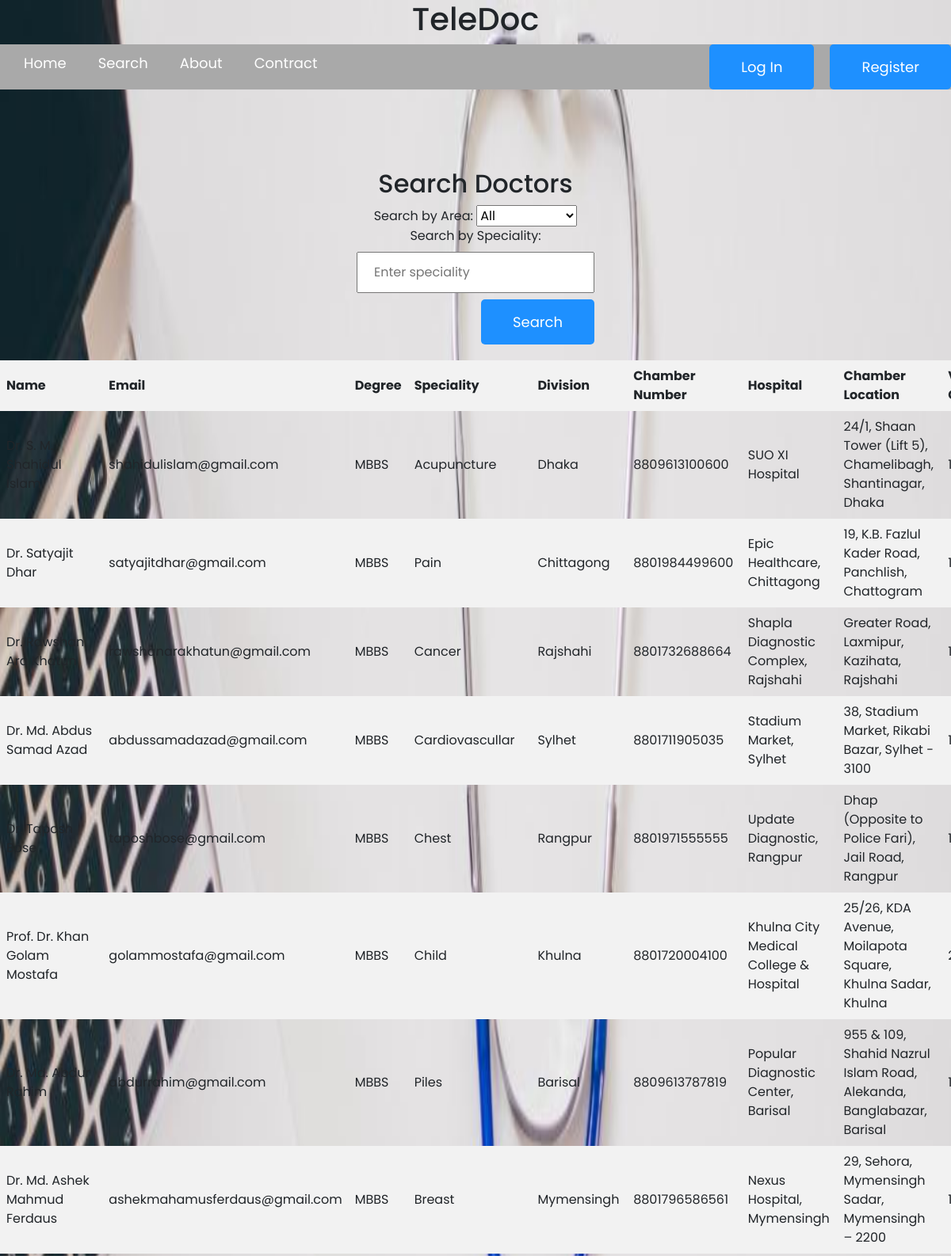
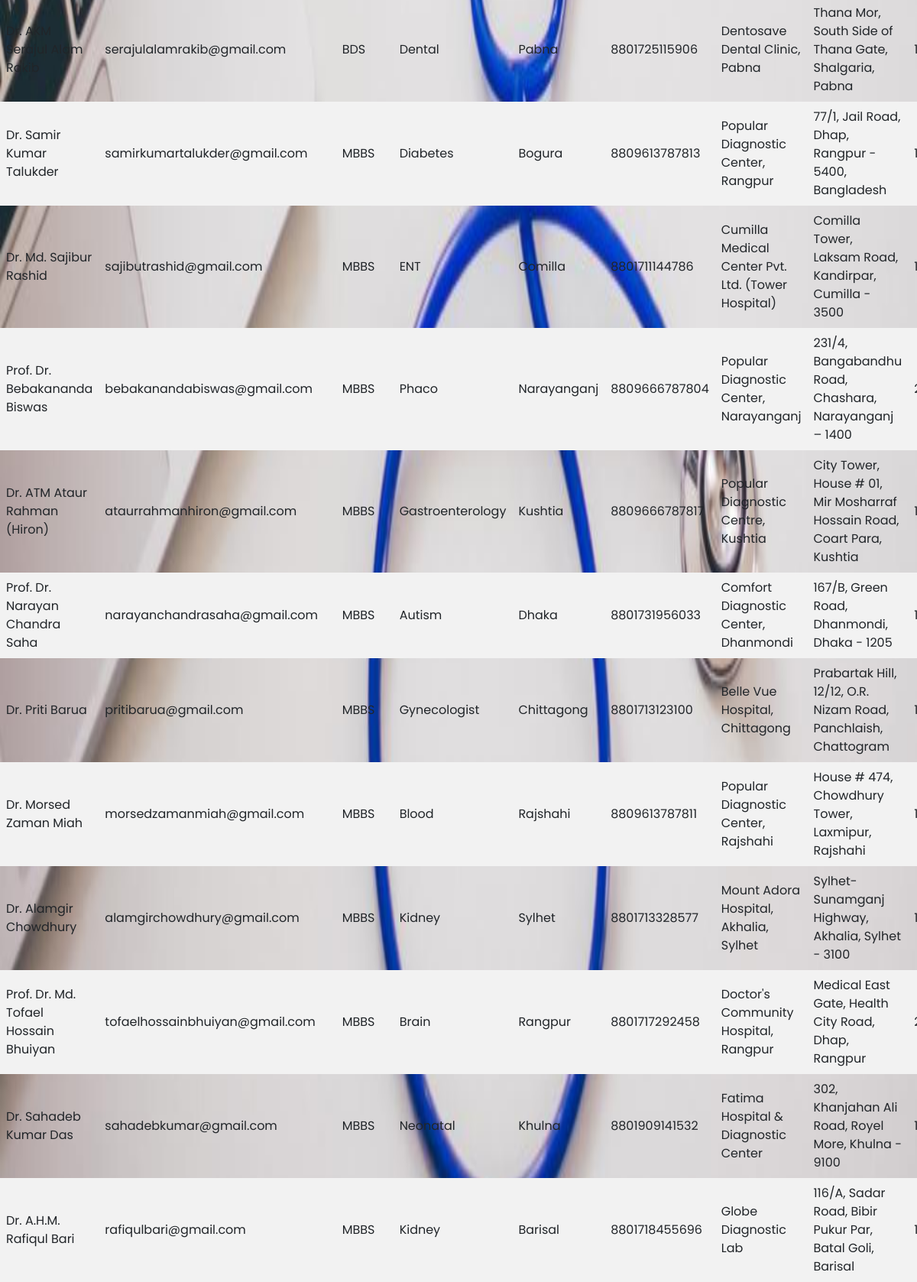
Screenshot of /search.php with the database file from the repository (2 pictures, top to bottom).
### tables this page shows
CREATE TABLE `doctor` (
  `IndexNumber` int(11) NOT NULL,
  `Name` varchar(255) DEFAULT NULL,
  `Email` varchar(255) DEFAULT NULL,
  `Password` varchar(255) DEFAULT NULL,
  `Degree` varchar(50) DEFAULT NULL,
  `Speciality` varchar(100) DEFAULT NULL,
  `Division` varchar(50) DEFAULT NULL,
  `ChamberNumber` varchar(20) DEFAULT NULL,
  `Hospital` varchar(255) DEFAULT NULL,
  `ChamberLocation` varchar(255) DEFAULT NULL,
  `TimeStart` time DEFAULT NULL,
  `TimeEnd` time DEFAULT NULL,
  `VisitCharge` int(11) DEFAULT NULL
);

### connection.php (called while the page is built)
<?php
class Teledoc {
    public static function connect() {
        try {
            $con = new PDO('mysql:host=localhost;dbname=teledoc;port=3308', 'root', '');
            $con->setAttribute(PDO::ATTR_ERRMODE, PDO::ERRMODE_EXCEPTION);
            return $con;
        } catch(PDOException $e) {
            echo 'Error: ' . $e->getMessage();
            return null;
        }
    }
}
?>

### search.php (the view, shortened to what this page needs)
<?php
require_once('./connection.php');
class Doctor
{
    protected $db;
    public function __construct($db)
    {
        $this->db = $db;
    }
    public function getAllDoctors()
    {
        $stmt = $this->db->prepare("SELECT * FROM doctor");
        $stmt->execute();
        return $stmt->fetchAll(PDO::FETCH_ASSOC);
    }
}
$doctor = new Doctor(Teledoc::connect());
if ($_SERVER["REQUEST_METHOD"] == "POST") {
    $area = isset($_POST['area']) ? $_POST['area'] : "";
    $speciality = isset($_POST['speciality']) ? $_POST['speciality'] : "";
    $doctors = $doctor->searchDoctors($area, $speciality);
} else {
    $doctors = $doctor->getAllDoctors();
}
?>
<!DOCTYPE html>
<html lang="en">
<head>
    <link rel="stylesheet" href="design.css">
</head>
<body>
    <?php require("background.php"); ?>
    <h1>TeleDoc</h1>
    <nav>
        <ul>
            <li><a href="index.php">Home</a></li>
            <li><a href="search.php">Search</a></li>
            <li><a href="#">About</a></li>
            <li><a href="#">Contract</a></li>
            <?php if(isset($_SESSION['username'])): ?>
                <li><a href="logout.php" class="large-button">Logout (<?= $_SESSION['username'] ?>)</a></li>
            <?php else: ?>
                <li><a href="register.php" class="large-button">Register</a></li>
                <li><a href="login.php" class="large-button">Log In</a></li>
            <?php endif; ?>
        </ul>
    </nav>
    <div class="container">
        <h2>Search Doctors</h2>
        <form action="search.php" method="post">
            <label for="area">Search by Area:</label>
            <select name="area" id="area">
                <option value="" default>All</option>
            </select>
            <label for="speciality">Search by Speciality:</label>
            <input type="text" name="speciality" id="speciality" placeholder="Enter speciality" value="<?php if(isset($_POST['speciality'])) echo $_POST['speciality']; ?>">
            <button type="submit" class="large-button">Search</button>
        </form>
    </div>
    <div class="table-responsive">
        <table>
            <thead>
                <tr>
                    <th>Name</th>
                    <th>Email</th>
                    <th>Degree</th>
                    <th>Speciality</th>
                    <th>Division</th>
                    <th>Chamber Number</th>
                    <th>Hospital</th>
                    <th>Chamber Location</th>
                    <th>Visit Charge</th>
                </tr>
            </thead>
            <tbody>
                <?php foreach ($doctors as $index => $doctor) : ?>
                    <tr>
                        <td><?php echo $doctor['Name']; ?></td>
                        <td><?php echo $doctor['Email']; ?></td>
                        <td><?php echo $doctor['Degree']; ?></td>
                        <td><?php echo $doctor['Speciality']; ?></td>
                        <td><?php echo $doctor['Division']; ?></td>
                        <td><?php echo $doctor['ChamberNumber']; ?></td>
                        <td><?php echo $doctor['Hospital']; ?></td>
                        <td><?php echo $doctor['ChamberLocation']; ?></td>
                        <td><?php echo $doctor['VisitCharge']; ?></td>
                    </tr>
                <?php endforeach; ?>
            </tbody>
        </table>
    </div>
</body>
</html>

### css/design.css (style rules this page uses)
* { box-sizing: border-box; font-family: 'Poppins',sans-serif; }
head,body { margin: 0; padding: 0; height: 100%; }
h1 { text-align: center; }
nav ul { list-style-type: none; background-color: darkgrey; padding: 0; margin: 0; overflow: hidden; }
nav a { color: white; text-decoration: none; padding: 10px; display: block; text-align: right; font-size: 18px; margin-left: 20px; float: left; }
.large-button { text-align: right; padding: 20px; color: ghostwhite; font-size: 25px; float: right; }
.container { display: flex; flex-direction: column; align-items: center; height: 100%; margin: 20px auto; margin-top: 100px; }
form { width: 300px; text-align: center; }
form input { width: 100%; padding: 10px; box-sizing: border-box; }
.large-button { padding: 15px 40px; font-size: 18px; border: none; background-color: dodgerblue; color: white; cursor: pointer; border-radius: 5px; transition: background-color 0.3s ease; }
table { width: 100%; border-collapse: collapse; }
th, td { border: 1px solid #ddd; padding: 8px; text-align: left; }
th { background-color: #f2f2f2; }
tr:nth-child(even) { background-color: #f2f2f2; }
input[type=text] { width: 100%; padding: 12px 20px; margin: 8px 0; box-sizing: border-box; }

### rows the page displays
doctor: Name "Dr. S. M. Shahidul Islam", Email "shahidulislam@gmail.com", Degree "MBBS", Speciality "Acupuncture", Division "Dhaka", ChamberNumber "8809613100600", Hospital "SUO XI Hospital", ChamberLocation "24/1, Shaan Tower (Lift 5), Chamelibagh, Shantinagar, Dhaka"
doctor: Name "Dr. Satyajit Dhar", Email "satyajitdhar@gmail.com", Degree "MBBS", Speciality "Pain", Division "Chittagong", ChamberNumber "8801984499600", Hospital "Epic Healthcare, Chittagong", ChamberLocation "19, K.B. Fazlul Kader Road, Panchlish, Chattogram"
doctor: Name "Dr. Rawshan Ara Khatun", Email "rawshanarakhatun@gmail.com", Degree "MBBS", Speciality "Cancer", Division "Rajshahi", ChamberNumber "8801732688664", Hospital "Shapla Diagnostic Complex, Rajshahi", ChamberLocation "Greater Road, Laxmipur, Kazihata, Rajshahi"
doctor: Name "Dr. Md. Abdus Samad Azad", Email "abdussamadazad@gmail.com", Degree "MBBS", Speciality "Cardiovascullar", Division "Sylhet", ChamberNumber "8801711905035", Hospital "Stadium Market, Sylhet", ChamberLocation "38, Stadium Market, Rikabi Bazar, Sylhet - 3100"
doctor: Name "Dr. Taposh Bose", Email "taposhbose@gmail.com", Degree "MBBS", Speciality "Chest", Division "Rangpur", ChamberNumber "8801971555555", Hospital "Update Diagnostic, Rangpur", ChamberLocation "Dhap (Opposite to Police Fari), Jail Road, Rangpur"
doctor: Name "Prof. Dr. Khan Golam Mostafa", Email "golammostafa@gmail.com", Degree "MBBS", Speciality "Child", Division "Khulna", ChamberNumber "8801720004100", Hospital "Khulna City Medical College & Hospital", ChamberLocation "25/26, KDA Avenue, Moilapota Square, Khulna Sadar, Khulna"
doctor: Name "Dr. Md. Abdur Rahim", Email "abdurrahim@gmail.com", Degree "MBBS", Speciality "Piles", Division "Barisal", ChamberNumber "8809613787819", Hospital "Popular Diagnostic Center, Barisal", ChamberLocation "955 & 109, Shahid Nazrul Islam Road, Alekanda, Banglabazar, Barisal"
doctor: Name "Dr. Md. Ashek Mahmud Ferdaus", Email "ashekmahamusferdaus@gmail.com", Degree "MBBS", Speciality "Breast", Division "Mymensingh", ChamberNumber "8801796586561", Hospital "Nexus Hospital, Mymensingh", ChamberLocation "29, Sehora, Mymensingh Sadar, Mymensingh – 2200"
doctor: Name "Dr. AKM Serajul Alam Rakib", Email "serajulalamrakib@gmail.com", Degree "BDS", Speciality "Dental", Division "Pabna", ChamberNumber "8801725115906", Hospital "Dentosave Dental Clinic, Pabna", ChamberLocation "Thana Mor, South Side of Thana Gate, Shalgaria, Pabna"
doctor: Name "Dr. Samir Kumar Talukder", Email "samirkumartalukder@gmail.com", Degree "MBBS", Speciality "Diabetes", Division "Bogura", ChamberNumber "8809613787813", Hospital "Popular Diagnostic Center, Rangpur", ChamberLocation "77/1, Jail Road, Dhap, Rangpur - 5400, Bangladesh"
doctor: Name "Dr. Md. Sajibur Rashid", Email "sajibutrashid@gmail.com", Degree "MBBS", Speciality "ENT", Division "Comilla", ChamberNumber "8801711144786", Hospital "Cumilla Medical Center Pvt. Ltd. (Tower Hospital)", ChamberLocation "Comilla Tower, Laksam Road, Kandirpar, Cumilla - 3500"
doctor: Name "Prof. Dr. Bebakananda Biswas", Email "bebakanandabiswas@gmail.com", Degree "MBBS", Speciality "Phaco", Division "Narayanganj", ChamberNumber "8809666787804", Hospital "Popular Diagnostic Center, Narayanganj", ChamberLocation "231/4, Bangabandhu Road, Chashara, Narayanganj – 1400"
doctor: Name "Dr. ATM Ataur Rahman (Hiron)", Email "ataurrahmanhiron@gmail.com", Degree "MBBS", Speciality "Gastroenterology", Division "Kushtia", ChamberNumber "8809666787817", Hospital "Popular Diagnostic Centre, Kushtia", ChamberLocation "City Tower, House # 01, Mir Mosharraf Hossain Road, Coart Para, Kushtia"
doctor: Name "Prof. Dr. Narayan Chandra Saha", Email "narayanchandrasaha@gmail.com", Degree "MBBS", Speciality "Autism", Division "Dhaka", ChamberNumber "8801731956033", Hospital "Comfort Diagnostic Center, Dhanmondi", ChamberLocation "167/B, Green Road, Dhanmondi, Dhaka - 1205"
doctor: Name "Dr. Priti Barua", Email "pritibarua@gmail.com", Degree "MBBS", Speciality "Gynecologist", Division "Chittagong", ChamberNumber "8801713123100", Hospital "Belle Vue Hospital, Chittagong", ChamberLocation "Prabartak Hill, 12/12, O.R. Nizam Road, Panchlaish, Chattogram"
doctor: Name "Dr. Morsed Zaman Miah", Email "morsedzamanmiah@gmail.com", Degree "MBBS", Speciality "Blood", Division "Rajshahi", ChamberNumber "8809613787811", Hospital "Popular Diagnostic Center, Rajshahi", ChamberLocation "House # 474, Chowdhury Tower, Laxmipur, Rajshahi"
doctor: Name "Dr. Alamgir Chowdhury", Email "alamgirchowdhury@gmail.com", Degree "MBBS", Speciality "Kidney", Division "Sylhet", ChamberNumber "8801713328577", Hospital "Mount Adora Hospital, Akhalia, Sylhet", ChamberLocation "Sylhet-Sunamganj Highway, Akhalia, Sylhet - 3100"
doctor: Name "Prof. Dr. Md. Tofael Hossain Bhuiyan", Email "tofaelhossainbhuiyan@gmail.com", Degree "MBBS", Speciality "Brain", Division "Rangpur", ChamberNumber "8801717292458", Hospital "Doctor's Community Hospital, Rangpur", ChamberLocation "Medical East Gate, Health City Road, Dhap, Rangpur"
doctor: Name "Dr. Sahadeb Kumar Das", Email "sahadebkumar@gmail.com", Degree "MBBS", Speciality "Neonatal", Division "Khulna", ChamberNumber "8801909141532", Hospital "Fatima Hospital & Diagnostic Center", ChamberLocation "302, Khanjahan Ali Road, Royel More, Khulna - 9100"
doctor: Name "Dr. A.H.M. Rafiqul Bari", Email "rafiqulbari@gmail.com", Degree "MBBS", Speciality "Kidney", Division "Barisal", ChamberNumber "8801718455696", Hospital "Globe Diagnostic Lab", ChamberLocation "116/A, Sadar Road, Bibir Pukur Par, Batal Goli, Barisal"
